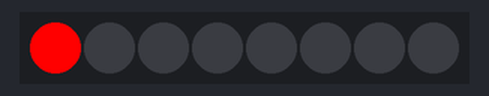
The program below on a simulated MicroPython board. Parts: 8 RGB LEDs in strip order, left to right. At 27.0 s the program stops and its outputs stay as they are.

Above: at 1.1 s.
At 8.1 s:
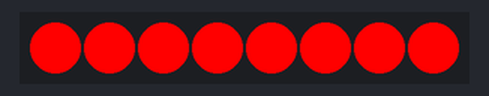
At 12.1 s:
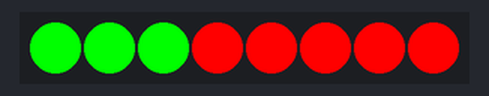
At 17.1 s:
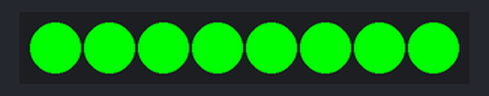
At 21.1 s:
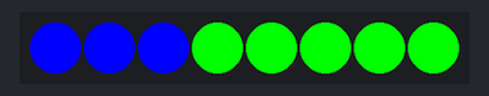
At 26.1 s:
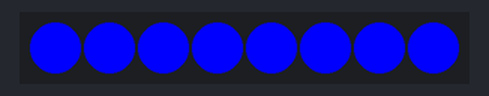
Timing chart, 0 to 27.6 s (numbered marks = the images above):
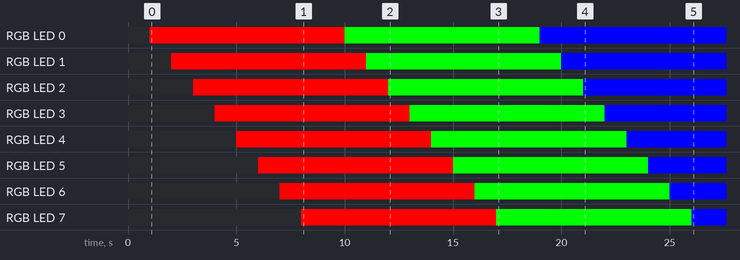

Measured:
- by itself, RGB LED 0: off → RGB(255, 0, 0) at 1.0 s, → RGB(0, 255, 0) 9.0 s later, → RGB(0, 0, 255) 9.0 s later
- by itself, RGB LED 1: off → RGB(255, 0, 0) at 2.0 s, → RGB(0, 255, 0) 9.0 s later, → RGB(0, 0, 255) 9.0 s later
- by itself, RGB LED 2: off → RGB(255, 0, 0) at 3.0 s, → RGB(0, 255, 0) 9.0 s later, → RGB(0, 0, 255) 9.0 s later
- by itself, RGB LED 3: off → RGB(255, 0, 0) at 4.0 s, → RGB(0, 255, 0) 9.0 s later, → RGB(0, 0, 255) 9.0 s later
- by itself, RGB LED 4: off → RGB(255, 0, 0) at 5.0 s, → RGB(0, 255, 0) 9.0 s later, → RGB(0, 0, 255) 9.0 s later
- by itself, RGB LED 5: off → RGB(255, 0, 0) at 6.0 s, → RGB(0, 255, 0) 9.0 s later, → RGB(0, 0, 255) 9.0 s later
- by itself, RGB LED 6: off → RGB(255, 0, 0) at 7.0 s, → RGB(0, 255, 0) 9.0 s later, → RGB(0, 0, 255) 9.0 s later
- by itself, RGB LED 7: off → RGB(255, 0, 0) at 8.0 s, → RGB(0, 255, 0) 9.0 s later, → RGB(0, 0, 255) 9.0 s later

The program:

main.py
```python
import time

import machine
import neopixel

np = neopixel.NeoPixel(machine.Pin(13), 8)

count = 0
while True:
    # increment and change each light
    for i in range(8):
      k = [0,0,0]
      k[count] = 255

      np[i] = k

      time.sleep(1)
      np.write()

    count = count + 1

    # turn leds of
    # np.fill((0,0,0))
    time.sleep(1)

    # if we looped 3 times we exit
    if count == 3:
      break
```
